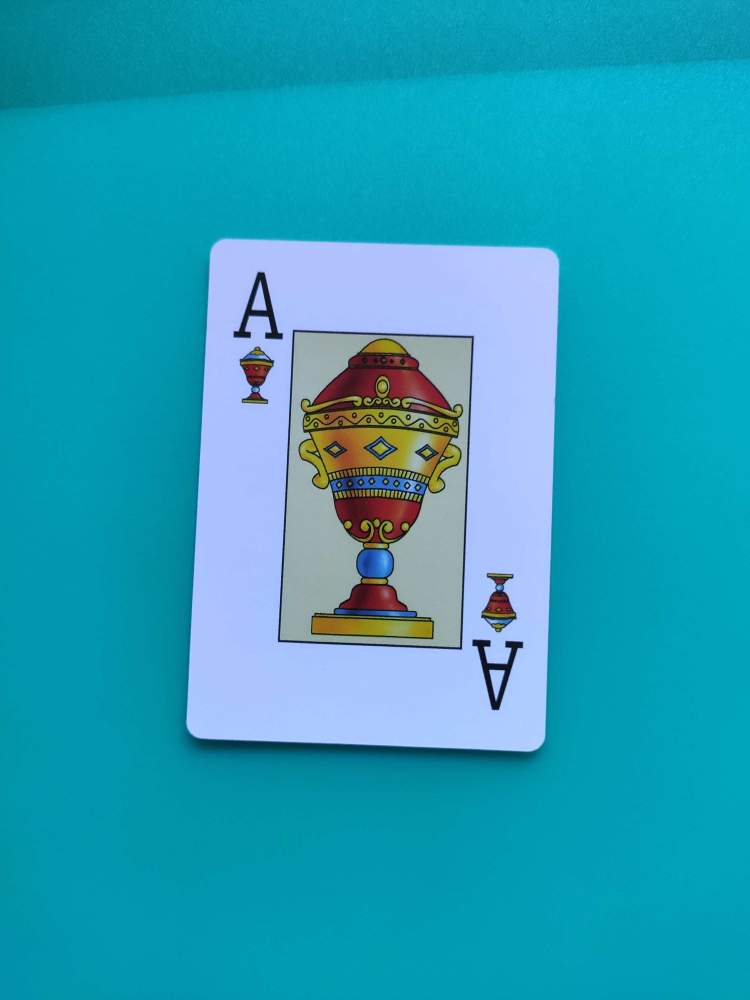
#> input picture images/As.jpg, 3000 x 4000 px (shown at 1/4 size)
$ python -i funciones.py   (imports and definitions only)   (older library calls are emulated)
#> lines starting #> are read from the running program, lines starting #| are printed output that depends on the picture; after the words box and inside, x2 and y2 are one past the last pixel; in counts of white or black regions, pixels touching at a corner belong together
import random
from scipy import signal
import numpy as np
import cv2
from enum import Enum
import matplotlib.pyplot as plt

### Constantes ###

AREA_CARTA_MIN = 150
AREA_CARTA_MAX = 700

# Dimensiones de los numeros y palos
ANCHO_IMG = 70
ALTO_IMG = 125

# Rango de píxeles diferentes
DIFERENCIA_MAX_NUM = 2500
DIFERENCIA_MAX_PALO = 2500

# Para saber qué contorno es pareja de cual
PAREJA = 500

# Para identificar número de la carta
class Numero(Enum):
    As = 0
    Tres = 1
    Rey = 2
    Caballo = 3
    Sota = 4
    Siete = 5
    Seis = 6
    Cinco = 7
    Cuatro = 8
    Dos = 9

# Para identificar palo
class Palo(Enum):
    Oro = 0
    Copa = 1
    Espada = 2
    Basto = 3


##---- FUNCIONES  ----##
# [29 lines left out: function imagenesTraining, not called in this run]

# Implement a function that blurres an input image using a Gaussian filter and then normalizes it. (Cogido de práctica 3.2)
def gaussian_smoothing(image, sigma, w_kernel):
    """ Blur and normalize input image.

        Args:
            image: Input image to be binarized
            sigma: Standard deviation of the Gaussian distribution
            w_kernel: Kernel aperture size

        Returns:
            smoothed_norm: Blurred image
    """
    # Write your code here!

    # Define 1D kernel
    s=sigma
    w=w_kernel
    # Create 1D Gaussian filter
    kernel_1D = np.array([(1/(np.sqrt(2*np.pi)*s))*np.exp(-(1/2)*(z*z/(s*s))) for z in range(-w,w+1)])

    # Apply distributive property of convolution
    vertical_kernel = kernel_1D.reshape(2*w+1,1)
    horizontal_kernel = kernel_1D.reshape(1,2*w+1)
    gaussian_kernel_2D = signal.convolve2d(vertical_kernel, horizontal_kernel)

    # Blur image
    smoothed_img = cv2.filter2D(image, cv2.CV_8U, gaussian_kernel_2D)

    # Normalize to [0 254] values
    smoothed_norm = np.array(image.shape)
    # cv.normalize(src, dst, alpha (=norm value to normalize), beta (=upper range boundary in case of the range normalization), norm_type)
    smoothed_norm = cv2.normalize(smoothed_img, None, 0, 255, cv2.NORM_MINMAX) # Leave the second argument as None

    return smoothed_norm


def procesadoImagen(image):
    """Devuelve la imagen después de pasarla a gris, hacerle suavizado Gaussiano y binarizarla."""

    # La pasamos a gris y le hacemos suavizado gaussiano
    gray = cv2.cvtColor(image,cv2.COLOR_BGR2GRAY)
    blurred_img = gaussian_smoothing(gray, 1.40, 3)

    # Idea:
    # Queremos que cuando haya mucho brillo, el threshold sea alto. Si hay poco brillo (imagen oscura),
    # el threshold sea bajo. Para ello, vamos a usar lo siguiente:
    # Vamos a cojer 10 pixeles random de la imagen, haremos la media de sus valores (=intensidad media de los 10 piexeles)
    # y a continuación le sumaremos una constante.
    height = image.shape[0] # Eje y
    width = image.shape[1] # Eje x

    cont = 0
    valley = 0
    hist = cv2.calcHist([image],[0],None,[256],[0,256])

    while cont < 7/10 * height * width:
        cont += hist[valley]
        valley += 1

    threshold = valley
    # Binarizamos la imagen con threshold calculado
    _, image_binarized = cv2.threshold(blurred_img, threshold, 255, cv2.THRESH_BINARY)

    return image_binarized


# [237 lines left out: functions buscaCartas, dibujarRectangulo, identificar, dibujar, perpectivaYRedimensionar, not called in this run]

>>> import cv2
>>> picture = cv2.imread('images/As.jpg')
#> picture is the input picture: shape (4000, 3000, 3); mean B, G, R 184.4, 158.8, 37.9
>>> result = procesadoImagen(picture)
#> in procesadoImagen, `gray = cv2.cvtColor(image,cv2.COLOR_BGR2GRAY)`:
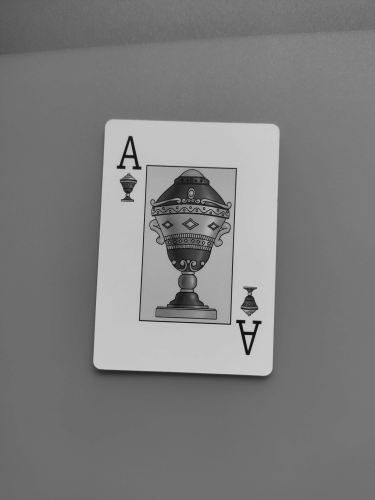
#> gray: shape (4000, 3000) (shown at 1/8 size); min 0, max 230, mean 125.5
#> in gaussian_smoothing, `smoothed_norm = cv2.normalize(smoothed_img, None, 0, 255, cv2.NORM_MIN..`:
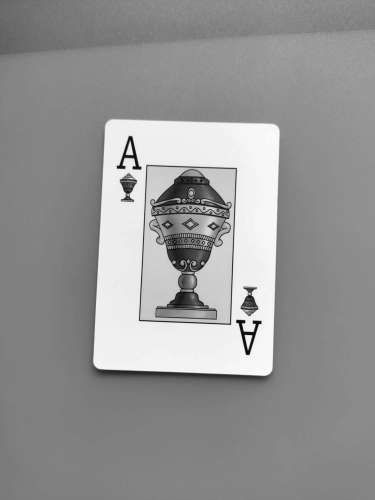
#> smoothed_norm: shape (4000, 3000) (shown at 1/8 size); min 0, max 255, mean 149.3
#> in procesadoImagen, `hist = cv2.calcHist([image],[0],None,[256],[0,256])`: hist = 256 values, max 1029083 at index 175, min 833 at index 229, mean 46875
#> the loop in procesadoImagen, `while cont < 7/10 * height * width:` made 188 passes
#> cont on passes 1 to 3: [23331], [24881], [26493]
#> after the loop in procesadoImagen, `while cont < 7/10 * height * width:`: cont = [8455374]; valley = 188
#> in procesadoImagen, `_, image_binarized = cv2.threshold(blurred_img, threshold, 255, cv2.TH..`:
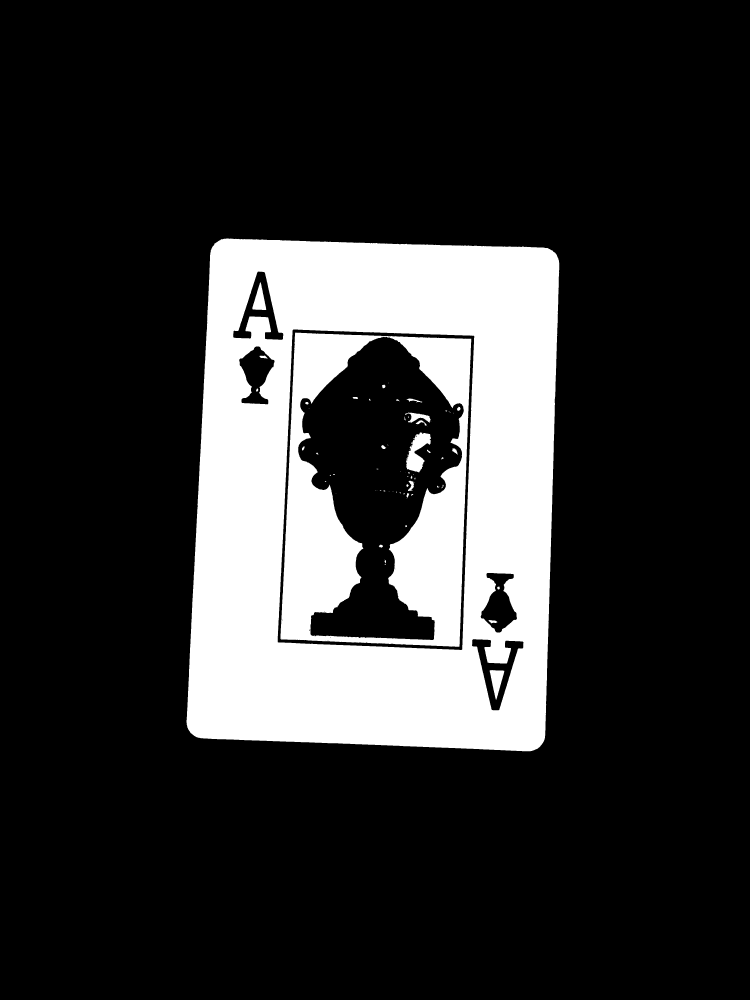
#> image_binarized: shape (4000, 3000) (shown at 1/4 size); 19% white; 71 white regions (31 under 20 px), largest, box (x1, y1, x2, y2) and area: (746, 954, 2237, 3005) 1838716, (1122, 1330, 1885, 2587) 417646, (1624, 1730, 1724, 1889) 8111

$ run again, on images/Basto.jpg
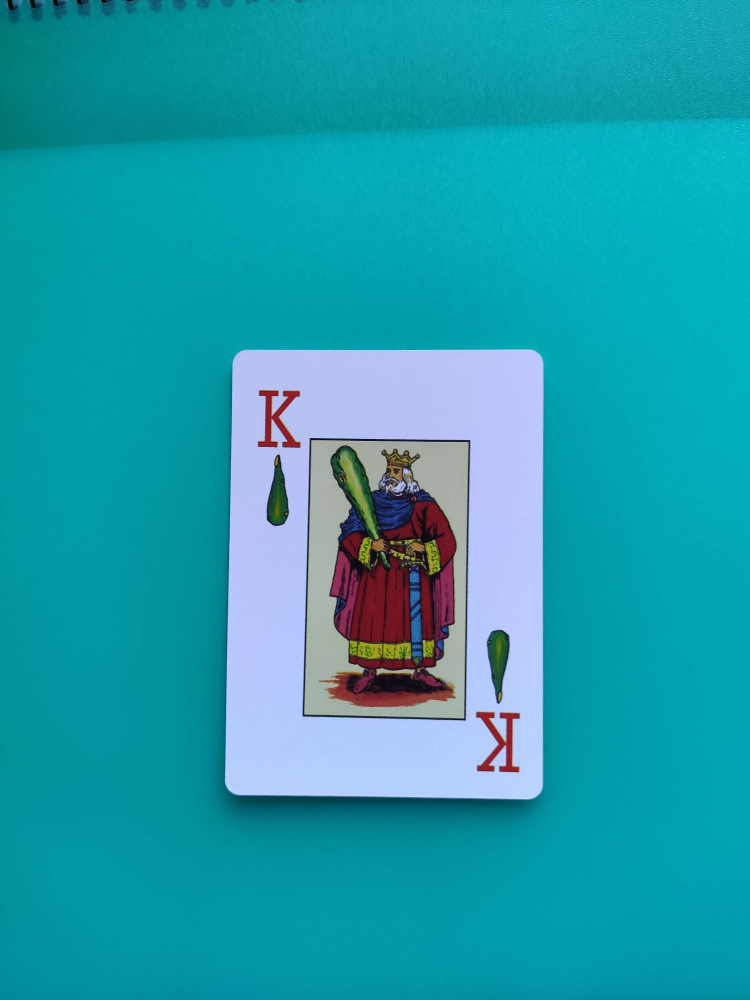
#> input picture images/Basto.jpg, 3000 x 4000 px (shown at 1/4 size)
#> picture is the input picture: shape (4000, 3000, 3); mean B, G, R 172.6, 156.9, 31.6
#> in gaussian_smoothing, `smoothed_norm = cv2.normalize(smoothed_img, None, 0, 255, cv2.NORM_MIN..`:
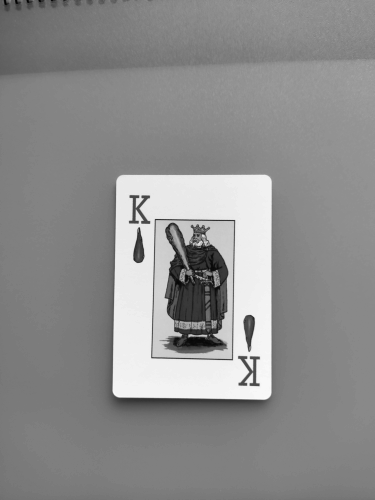
#> smoothed_norm: shape (4000, 3000) (shown at 1/8 size); min 0, max 255, mean 141.5
#> hist = 256 values, max 680923 at index 167, min 605 at index 1, mean 46875
#> the loop in procesadoImagen, `while cont < 7/10 * height * width:` made 177 passes
#> cont on passes 1 to 3: [8386], [8991], [9668]
#> after the loop in procesadoImagen, `while cont < 7/10 * height * width:`: cont = [8595985]; valley = 177
#> in procesadoImagen, `_, image_binarized = cv2.threshold(blurred_img, threshold, 255, cv2.TH..`:
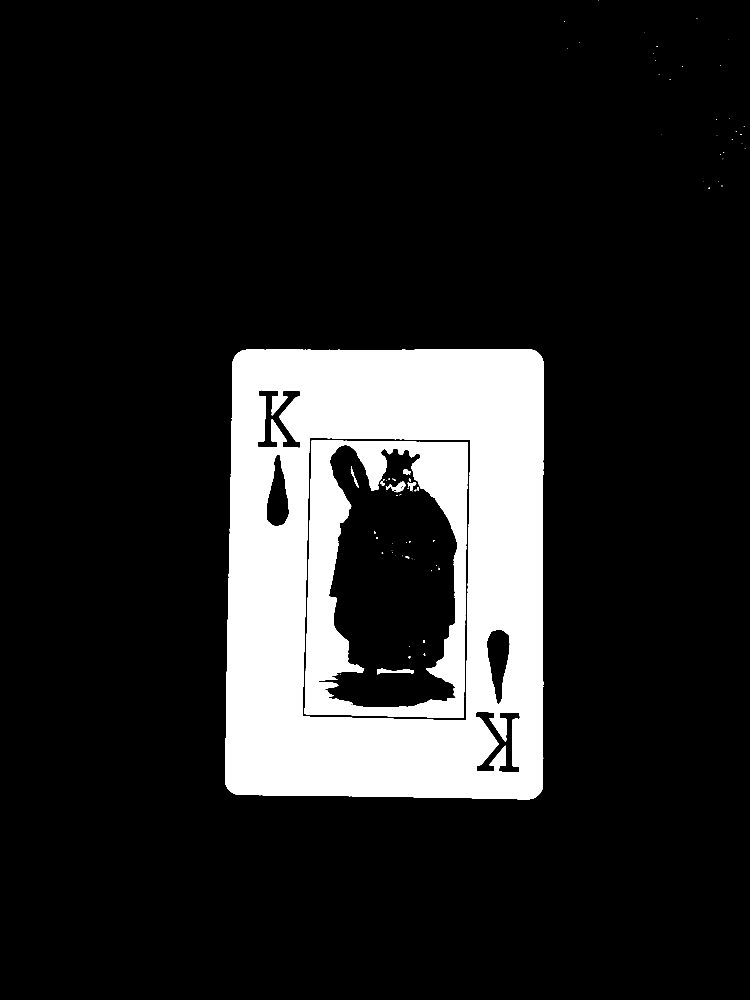
#> image_binarized: shape (4000, 3000) (shown at 1/4 size); 14.4% white; 78 white regions (56 under 20 px), largest, box (x1, y1, x2, y2) and area: (900, 1397, 2174, 3197) 1449331, (1219, 1762, 1872, 2872) 274690, (1509, 2674, 1656, 2697) 1654

$ run again, on images/Caballo.jpg
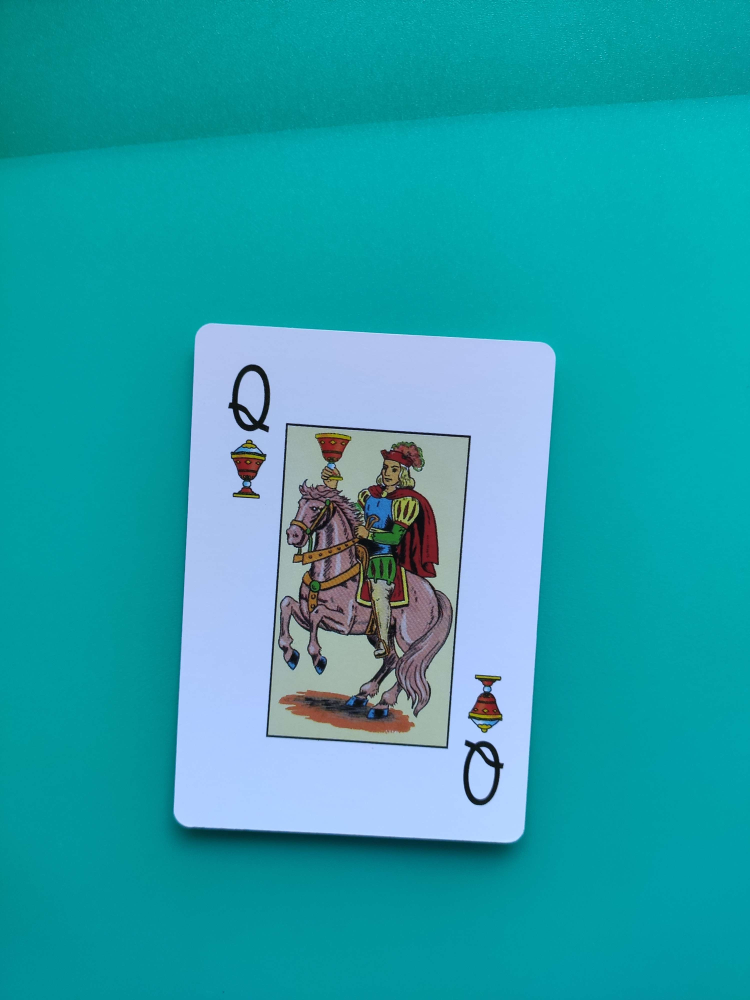
#> input picture images/Caballo.jpg, 3000 x 4000 px (shown at 1/4 size)
#> picture is the input picture: shape (4000, 3000, 3); mean B, G, R 170.1, 159.1, 37.8
#> in gaussian_smoothing, `smoothed_norm = cv2.normalize(smoothed_img, None, 0, 255, cv2.NORM_MIN..`:
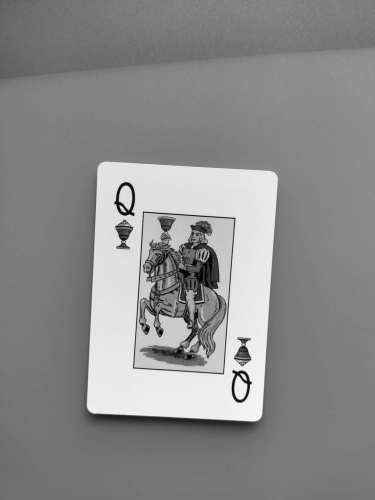
#> smoothed_norm: shape (4000, 3000) (shown at 1/8 size); min 0, max 255, mean 139.4
#> hist = 256 values, max 698457 at index 162, min 692 at index 214, mean 46875
#> the loop in procesadoImagen, `while cont < 7/10 * height * width:` made 175 passes
#> cont on passes 1 to 3: [11799], [12800], [14011]
#> after the loop in procesadoImagen, `while cont < 7/10 * height * width:`: cont = [8454485]; valley = 175
#> in procesadoImagen, `_, image_binarized = cv2.threshold(blurred_img, threshold, 255, cv2.TH..`:
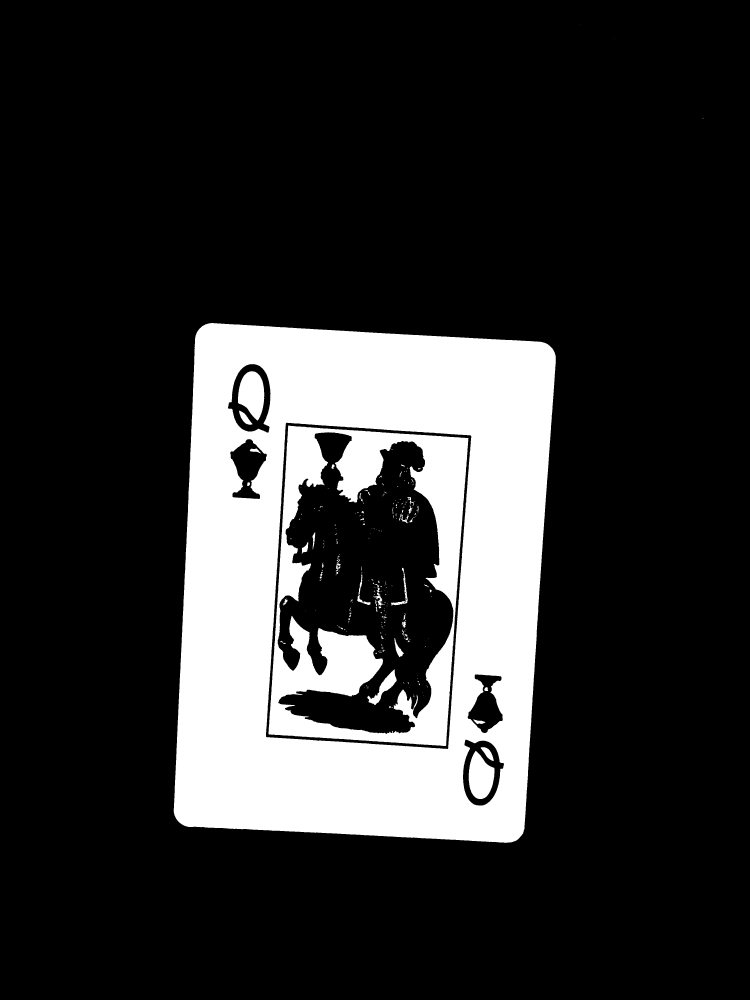
#> image_binarized: shape (4000, 3000) (shown at 1/4 size); 18.6% white; 283 white regions (194 under 20 px), largest, box (x1, y1, x2, y2) and area: (695, 1292, 2223, 3371) 1827056, (1074, 1702, 1874, 2984) 357077, (952, 1485, 1057, 1682) 14581
